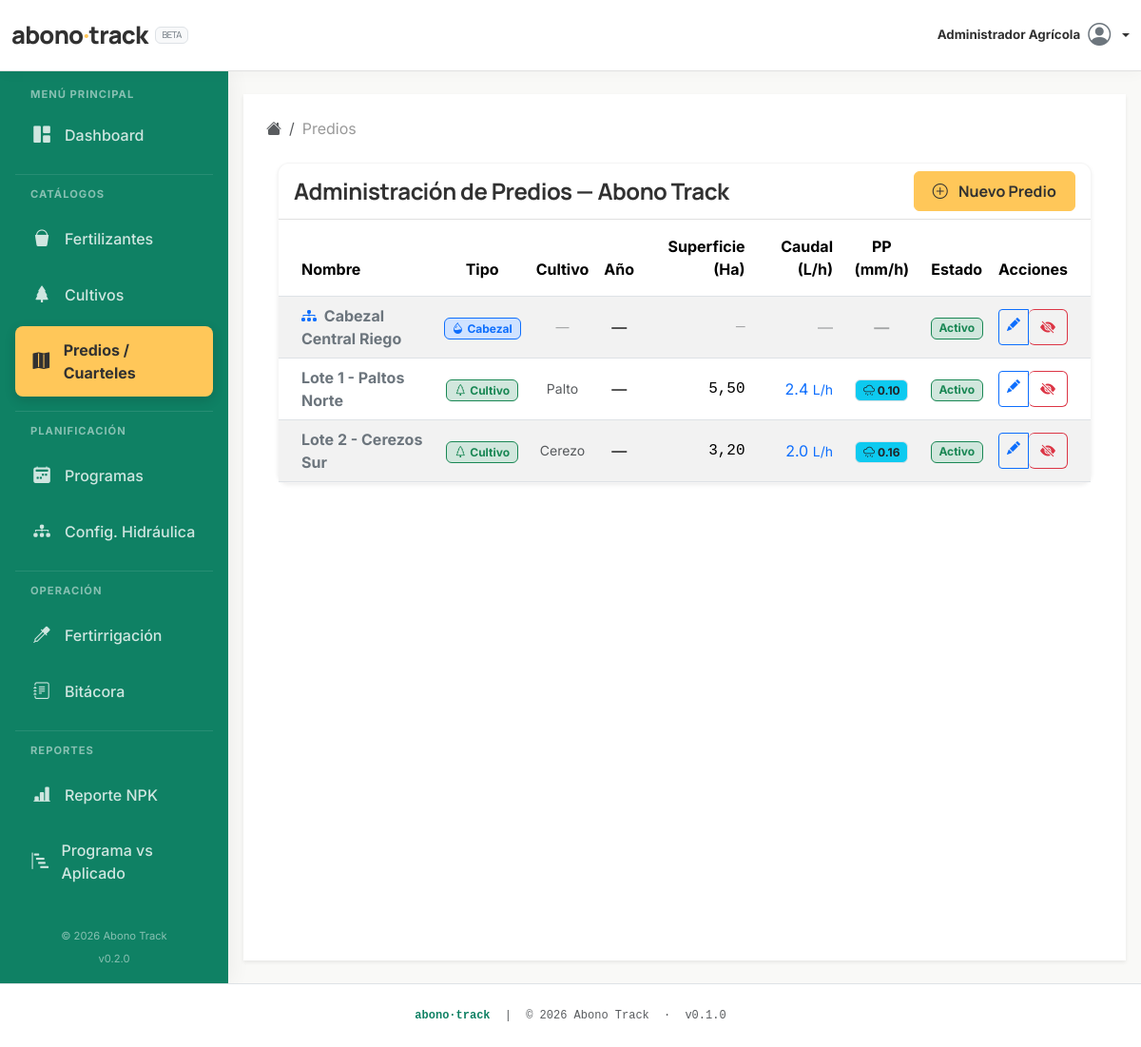
/public/predios (signed in), run on the app's committed database.
### tables this page shows
CREATE TABLE IF NOT EXISTS `predios` (
  `id` INT UNSIGNED NOT NULL AUTO_INCREMENT,
  `usuario_id` INT UNSIGNED NOT NULL,
  `cultivo_id` INT UNSIGNED DEFAULT NULL,
  `nombre` VARCHAR(150) NOT NULL,
  `tipo_superficie` ENUM('cultivo','cabezal_virtual','infraestructura') NOT NULL DEFAULT 'cultivo',
  `superficie_total` DECIMAL(10,2) UNSIGNED DEFAULT NULL COMMENT 'Hectáreas',
  `plantas_por_hectarea` INT UNSIGNED DEFAULT NULL,
  `cantidad_plantas` INT UNSIGNED DEFAULT NULL,
  `tipo_emisor` ENUM('gotero','microaspersor','cinta','pivote','surco') DEFAULT NULL,
  `caudal_lt_hora` DECIMAL(8,3) UNSIGNED DEFAULT NULL COMMENT 'L/h por planta',
  `año_plantacion` SMALLINT UNSIGNED DEFAULT NULL,
  `umbral_bajo` TINYINT UNSIGNED NOT NULL DEFAULT 75,
  `umbral_optimo_min` TINYINT UNSIGNED NOT NULL DEFAULT 90,
  `umbral_optimo_max` TINYINT UNSIGNED NOT NULL DEFAULT 110,
  `umbral_exceso` TINYINT UNSIGNED NOT NULL DEFAULT 130,
  `activo` TINYINT(1) NOT NULL DEFAULT 1,
  `created_at` TIMESTAMP NOT NULL DEFAULT CURRENT_TIMESTAMP,
  PRIMARY KEY (`id`),
  INDEX `idx_predios_usuario` (`usuario_id`),
  INDEX `idx_predios_cultivo` (`cultivo_id`),
  CONSTRAINT `fk_predios_usuario` FOREIGN KEY (`usuario_id`) REFERENCES `usuarios`(`id`) ON DELETE CASCADE,
  CONSTRAINT `fk_predios_cultivo` FOREIGN KEY (`cultivo_id`) REFERENCES `cultivos`(`id`) ON DELETE SET NULL
);

CREATE TABLE IF NOT EXISTS `cultivos` (
  `id` INT UNSIGNED NOT NULL AUTO_INCREMENT,
  `usuario_id` INT UNSIGNED NOT NULL,
  `nombre` VARCHAR(100) NOT NULL,
  `variedad` VARCHAR(100) NOT NULL DEFAULT '',
  `activo` TINYINT(1) NOT NULL DEFAULT 1,
  `created_at` TIMESTAMP NOT NULL DEFAULT CURRENT_TIMESTAMP,
  PRIMARY KEY (`id`),
  INDEX `idx_cultivos_usuario` (`usuario_id`),
  CONSTRAINT `fk_cultivos_usuario` FOREIGN KEY (`usuario_id`) REFERENCES `usuarios`(`id`) ON DELETE CASCADE
);

### app/controllers/PrediosController.php (called while the page is built, shortened)
<?php
class PrediosController extends Controller {
    private $predioModel;
    public function __construct() {
        $this->predioModel  = $this->model('PredioModel');
    }
    public function index() {
        $data = [
            'titulo'      => 'Administración de Predios — Abono Track',
            'predios'     => $this->predioModel->obtenerTodosLosPredios(),
            'breadcrumbs' => [
                ['label' => 'Predios'],
            ],
        ];
        $this->view('predios/index', $data);
    }
}
?>

### app/core/App.php (called while the page is built, shortened)
<?php
class App {
    protected $currentMethod     = 'index';
    public function __construct() {
        $url = $this->getUrl();
        if (isset($url[0])) {
            $controllerName = ucwords($url[0]) . 'Controller';
            if (file_exists(APP_ROOT . '/controllers/' . $controllerName . '.php')) {
                unset($url[0]);
            }
        }
        $this->currentController = new $this->currentController();
        $this->params = $url ? array_values($url) : [];
        call_user_func_array([$this->currentController, $this->currentMethod], $this->params);
    }
    public function getUrl() {
        if (isset($_GET['url'])) {
            $url = rtrim($_GET['url'], '/');
            $url = filter_var($url, FILTER_SANITIZE_URL);
            $url = explode('/', $url);
            return $url;
        }
        return [];
    }
}
?>

### public/index.php (called while the page is built, shortened)
<?php
require_once '../app/core/SessionHelper.php';
spl_autoload_register(function ($className) {
    $file = '../app/core/' . $className . '.php';
});
$app = new App;
?>

### app/core/Database.php (called while the page is built, shortened)
<?php
class Database {
    private $host   = DB_HOST;
    private $user   = DB_USER;
    private $pass   = DB_PASS;
    private $dbname = DB_NAME;
    private $dbh;
    private $stmt;
    private static $instance = null;
    private function __construct() {
        $dsn = 'mysql:host=' . $this->host . ';dbname=' . $this->dbname;
        $options = [
            PDO::ATTR_PERSISTENT         => true,
            PDO::ATTR_ERRMODE            => PDO::ERRMODE_EXCEPTION,
            PDO::ATTR_DEFAULT_FETCH_MODE => PDO::FETCH_OBJ,
            PDO::MYSQL_ATTR_INIT_COMMAND => 'SET NAMES utf8mb4',
        ];
        try {
            $this->dbh = new PDO($dsn, $this->user, $this->pass, $options);
        } catch (PDOException $e) {
            $this->error = $e->getMessage();
            die('Error de conexión a la base de datos.');
        }
    }
    public static function getInstance() {
        if (self::$instance === null) {
            self::$instance = new Database();
        }
        return self::$instance;
    }
    public function query($sql) {
        $this->stmt = $this->dbh->prepare($sql);
    }
    public function bind($param, $value, $type = null) {
        if (is_null($type)) {
            switch (true) {
                case is_int($value):  $type = PDO::PARAM_INT;  break;
            }
        }
        $this->stmt->bindValue($param, $value, $type);
    }
    public function execute() {
        return $this->stmt->execute();
    }
    public function resultSet() {
        $this->execute();
        return $this->stmt->fetchAll();
    }
}
?>

### app/models/PredioModel.php (called while the page is built, shortened)
<?php
class PredioModel {
    private $db;
    private $usuario_id;
    public function __construct($db, $usuario_id) {
        $this->db         = $db;
        $this->usuario_id = $usuario_id;
    }
    public function obtenerTodosLosPredios() {
        $sql = "SELECT p.*,
                       c.nombre   AS nombre_cultivo,
                       c.variedad AS variedad_cultivo
                FROM predios p
                LEFT JOIN cultivos c ON p.cultivo_id = c.id
                WHERE p.usuario_id = :usuario_id
                ORDER BY p.nombre ASC";
        $this->db->query($sql);
        $this->db->bind(':usuario_id', $this->usuario_id);
        return $this->db->resultSet();
    }
}
?>

### app/core/SessionHelper.php (called while the page is built, shortened)
<?php
class SessionHelper {
    public static function getUserId() {
        return $_SESSION['usuario_id'] ?? null;
    }
}
?>

### app/views/predios/index.php (the view, shortened to what this page needs)
<div class="container-fluid mt-4">
    <div class="row">
        <div class="col-lg-12 mx-auto">
            <div class="card shadow-sm">
                <div class="card-header d-flex justify-content-between align-items-center">
                    <h4 class="mb-0"><?php echo $data['titulo']; ?></h4>
                    <a href="<?php echo URL_ROOT; ?>/predios/form" class="btn btn-accent-calendula">
                        <i class="bi bi-plus-circle me-2"></i> Nuevo Predio
                    </a>
                </div>
                <div class="card-body p-0">
                    <div class="table-responsive">
                        <table class="table table-striped table-hover mb-0 align-middle">
                            <thead class="bg-primary-dark-green text-white">
                                <tr>
                                    <th class="ps-4 py-3">Nombre</th>
                                    <th class="py-3 text-center">Tipo</th>
                                    <th class="py-3 text-center">Cultivo</th>
                                    <th class="py-3 text-center">Año</th>
                                    <th class="py-3 text-end">Superficie (Ha)</th>
                                    <th class="py-3 text-end">Caudal (L/h)</th>
                                    <th class="py-3 text-center">PP (mm/h)</th>
                                    <th class="py-3 text-center">Estado</th>
                                    <th class="py-3 pe-4 text-end">Acciones</th>
                                </tr>
                            </thead>
                            <tbody>
                                <?php if (empty($data['predios'])): ?>
                                    <tr>
                                        <td colspan="9" class="text-center py-5 text-muted">
                                            <i class="bi bi-map fs-1 d-block mb-2"></i>
                                            No hay predios registrados aún.
                                            <div class="mt-2">
                                                <a href="<?php echo URL_ROOT; ?>/predios/form" class="btn btn-sm btn-accent-calendula">
                                                    <i class="bi bi-plus-circle me-1"></i> Crear el primero
                                                </a>
                                            </div>
                                        </td>
                                    </tr>
                                <?php else: ?>
                                    <?php foreach($data['predios'] as $predio):
                                        $den       = (int)($predio->plantas_por_hectarea ?? 0);
                                        $caudal    = (float)($predio->caudal_lt_hora ?? 0);
                                        $pp        = ($den > 0 && $caudal > 0) ? ($den * $caudal / 10000) : 0;
                                        $esCabezal = ($predio->tipo_superficie === 'cabezal_virtual');
                                        $esInfra   = ($predio->tipo_superficie === 'infraestructura');
                                    ?>
                                    <tr>
                                        <td class="ps-4 fw-bold text-secondary">
                                            <?php if ($esCabezal): ?>
                                                <i class="bi bi-diagram-3-fill text-primary me-1" title="Cabezal de riego"></i>
                                            <?php endif; ?>
                                            <?php echo htmlspecialchars($predio->nombre); ?>
                                        </td>
                                        <td class="text-center">
                                            <?php if ($esCabezal): ?>
                                                <span class="badge bg-primary-subtle text-primary border border-primary">
                                                    <i class="bi bi-droplet-half me-1"></i>Cabezal
                                                </span>
                                            <?php elseif ($esInfra): ?>
                                                <span class="badge bg-secondary-subtle text-secondary border border-secondary">
                                                    <i class="bi bi-building me-1"></i>Infra.
                                                </span>
                                            <?php else: ?>
                                                <span class="badge bg-success-subtle text-success border border-success">
                                                    <i class="bi bi-tree me-1"></i>Cultivo
                                                </span>
                                            <?php endif; ?>
                                        </td>
                                        <td class="text-center text-muted small">
                                            <?php echo !empty($predio->nombre_cultivo) ? htmlspecialchars($predio->nombre_cultivo) : '<span class="opacity-50">—</span>'; ?>
                                        </td>
                                        <td class="text-center"><?php echo htmlspecialchars($predio->año_plantacion ?? '—'); ?></td>
                                        <td class="text-end font-monospace">
                                            <?php echo $predio->superficie_total ? number_format($predio->superficie_total, 2, ',', '.') : '<span class="text-muted opacity-50">—</span>'; ?>
                                        </td>
                                        <td class="text-end text-primary">
                                            <?php echo $caudal > 0 ? number_format($caudal, 1) . ' <small>L/h</small>' : '<span class="text-muted opacity-50">—</span>'; ?>
                                        </td>
                                        <td class="text-center fw-bold">
                                            <?php if ($pp > 0): ?>
                                                <span class="badge bg-info text-dark border">
                                                    <i class="bi bi-cloud-drizzle"></i> <?php echo number_format($pp, 2); ?>
                                                </span>
                                            <?php else: ?>
                                                <span class="text-muted opacity-50">—</span>
                                            <?php endif; ?>
                                        </td>
                                        <td class="text-center">
                                            <?php if ($predio->activo): ?>
                                                <span class="badge bg-success-subtle text-success border border-success">Activo</span>
                                            <?php else: ?>
                                                <span class="badge bg-secondary">Inactivo</span>
                                            <?php endif; ?>
                                        </td>
                                        <td class="pe-4 text-end">
                                            <div class="btn-group btn-group-sm">
                                                <a href="<?php echo URL_ROOT; ?>/predios/form/<?php echo $predio->id; ?>" class="btn btn-outline-primary" title="Editar">
                                                    <i class="bi bi-pencil-fill"></i>
                                                </a>
                                                <form action="<?php echo URL_ROOT; ?>/predios/eliminar/<?php echo $predio->id; ?>" method="POST"
                                                      onsubmit="return confirm('¿Desactivar el predio &quot;<?php echo htmlspecialchars($predio->nombre, ENT_QUOTES); ?>&quot;?');">
                                                    <button type="submit" class="btn btn-outline-danger border-start-0 rounded-end" title="Desactivar">
                                                        <i class="bi bi-eye-slash-fill"></i>
                                                    </button>
                                                </form>
                                            </div>
                                        </td>
                                    </tr>
                                    <?php endforeach; ?>
                                <?php endif; ?>
                            </tbody>
                        </table>
                    </div>
                </div>
            </div>
        </div>
    </div>
</div>

### public/css/style.css (style rules this page uses)
:root { --ryzoma-charcoal: #313131; --ryzoma-beige: #F9F9F7; --ryzoma-yellow: #FFC759; --ryzoma-white: #FFFFFF; --ryzoma-grey-mid: #E0E0E0; --ryzoma-grey-light:#F5F5F5; --vertical-agro: #0f8164; --vertical-water: #7EC4CF; --vertical-alert: #F4511E; --vertical-pale: #e8f5e9; --color-bg-body: var(--ryzoma-beige); --color-text-main: var(--ryzoma-charcoal); --color-navbar-bg: var(--ryzoma-white); --color-sidebar-bg: var(--vertical-agro); --color-primary-cta: var(--ryzoma-yellow); }
body { font-family: 'Inter', sans-serif; background-color: var(--color-bg-body); color: var(--color-text-main); -webkit-font-smoothing: antialiased; }
h1, h2, h3, h4, h5, h6, .brand-font { font-family: 'Manrope', sans-serif; font-weight: 700; letter-spacing: -0.02em; color: var(--ryzoma-charcoal); }
a { text-decoration: none; transition: all 0.2s ease; }
.btn-accent-calendula { background-color: var(--color-primary-cta); border-color: var(--color-primary-cta); color: var(--ryzoma-charcoal); font-weight: 700; font-family: 'Manrope', sans-serif; padding: 0.5rem 1.2rem; }
.card { border: 1px solid rgba(0,0,0,0.04); box-shadow: 0 4px 24px rgba(0,0,0,0.04); border-radius: 0.75rem; background-color: var(--ryzoma-white); }
.card-header { background-color: transparent; border-bottom: 1px solid var(--ryzoma-grey-mid); font-family: 'Manrope', sans-serif; font-weight: 600; }
.bg-primary-dark-green { background-color: var(--vertical-agro) !important; }

### data on the page
predios: tipo_superficie "cabezal_virtual" (drawn), nombre "Cabezal Central Riego", año_plantacion "—", activo "Activo"
predios: nombre "Lote 1 - Paltos Norte", tipo_superficie "cultivo" (drawn), cultivo.nombre "Palto", año_plantacion "—", superficie_total "5,50", caudal_lt_hora "2.4", pp "0.10", activo "Activo"
predios: nombre "Lote 2 - Cerezos Sur", tipo_superficie "cultivo" (drawn), cultivo.nombre "Cerezo", año_plantacion "—", superficie_total "3,20", caudal_lt_hora "2.0", pp "0.16", activo "Activo"

### other printed values
SessionHelper::getUserName() "Administrador Agrícola"
$c['label'] "Predios"
$data['titulo'] "Administración de Predios — Abono Track"
SITE_NAME "Abono Track"
